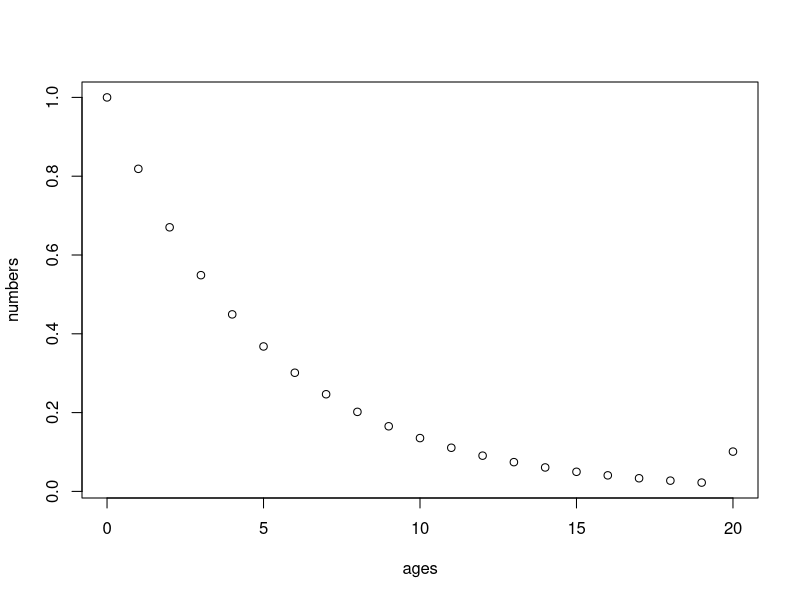
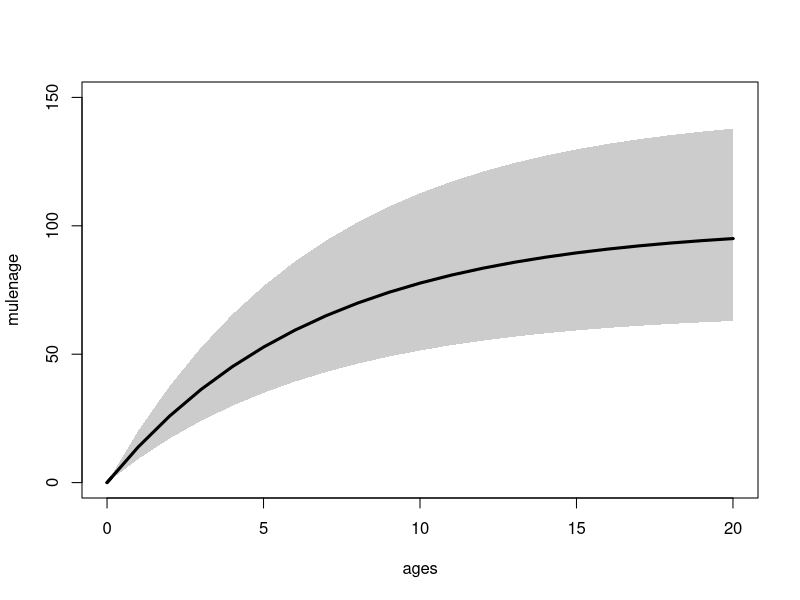
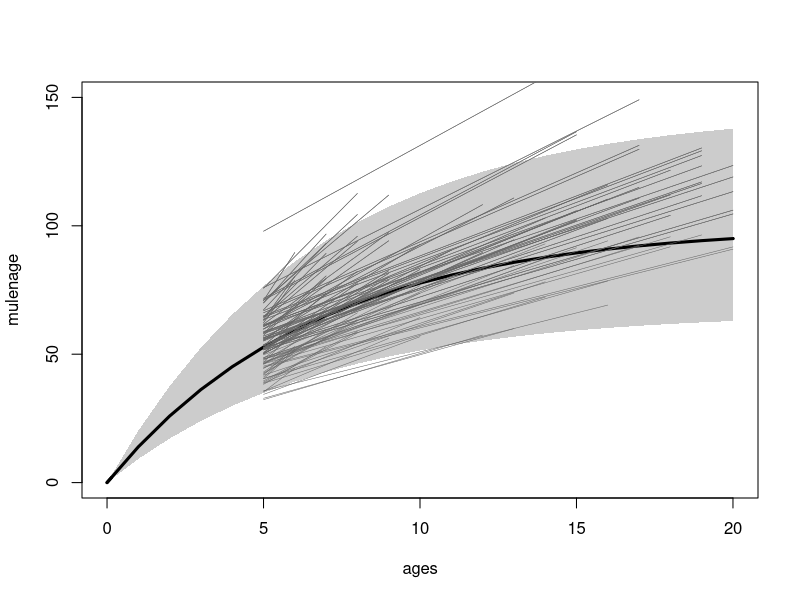

Recreate these plots in R, in order.
###########################
#' Plot growth increment figure for CAPAM presentation
#' @date 31st OCtober 2014
#' @author Gavin Fay
############################

M <- 0.2
maxage <- 20
numbers <- rep(NA,(maxage+1))
ages <- 0:maxage

numbers <- exp(-1*M*ages)
numbers[length(numbers)] <- 
  numbers[length(numbers)]/(1-exp(-1*M))
plot(numbers~ages)

linf <- 100
vbk <- 0.15
cvlenage <- 0.2
tzero <- 0

mulenage <- linf*(1-exp(-1*vbk*(ages-tzero)))
sdlenage <- cvlenage*mulenage
lolenage <- mulenage*qlnorm(0.025,meanlog=-0.5*cvlenage^2,sdlog=cvlenage)
hilenage <- mulenage*qlnorm(0.975,meanlog=-0.5*cvlenage^2,sdlog=cvlenage)
par(mfrow=c(1,1))
plot(mulenage~ages,type='l',lwd=3,ylim=c(0,linf*1.5))
polygon(c(ages,rev(ages)),c(lolenage,rev(hilenage)),col=gray(0.8),border=NA)
lines(mulenage~ages,lwd=3)

num.recaps <- 100
release.age <- 5
recap.ages <- sample((release.age+1):maxage,num.recaps,replace=TRUE)
release.ages <- rep(release.age,length(recap.ages))
release.lengths <- 
  mulenage[which(ages==release.age)]*rlnorm(num.recaps,meanlog=-0.5*cvlenage^2,
                                            sdlog=cvlenage)
recap.lengths <- 
  mulenage[recap.ages+1]*rlnorm(num.recaps,meanlog=-0.5*cvlenage^2,
                                            sdlog=cvlenage)

#recap.lengths <- 
#  release.lengths+(release.lengths-linf)*(exp(-1*vbk*(recap.ages-release.ages
#    ))-1)*rlnorm(num.recaps,meanlog=-0.5*cvlenage^2,sdlog=cvlenage)

for (i in 1:num.recaps)
{
  pilinf <- plnorm(release.lengths[i],
  meanlog=log(mulenage[release.ages[i]])+0.5*cvlenage^2,sdlog=cvlenage)
  ilinf <- linf*qlnorm(pilinf,meanlog=-0.5*cvlenage^2,sdlog=cvlenage)
  recap.lengths[i] <- ilinf*(1-exp(-1*vbk*(recap.ages[i]-tzero)))
}

#par(mfrow=c(2,2))
#hist(release.lengths)
#hist(recap.lengths)
par(mfrow=c(1,1))
plot(mulenage~ages,type='l',lwd=3,ylim=c(0,linf*1.5))
polygon(c(ages,rev(ages)),c(lolenage,rev(hilenage)),col=gray(0.8),border=NA)
lines(mulenage~ages,lwd=3)
for (i in 1:num.recaps)
 if (release.lengths[i]>50)
  lines(c(release.ages[i],recap.ages[i]),c(release.lengths[i],recap.lengths[i]),
        lwd=0.5,col=gray(0.4))
for (i in 1:num.recaps)
    lines(c(release.ages[i],recap.ages[i]),c(release.lengths[i],recap.lengths[i]),
          lwd=0.5,col=gray(0.4))

#for (i in 1:num.recaps)
#  if (release.lengths[i]<50)
#    lines(c(release.ages[i],recap.ages[i]),c(release.lengths[i],
#                                      recap.lengths[i]),lwd=0.5,col=gray(0.1))


